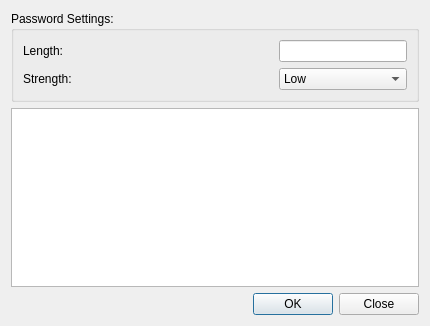
<?xml version="1.0" encoding="UTF-8"?>
<ui version="4.0">
 <class>Dialog</class>
 <widget class="QDialog" name="Dialog">
  <property name="geometry">
   <rect>
    <x>0</x>
    <y>0</y>
    <width>430</width>
    <height>326</height>
   </rect>
  </property>
  <property name="windowTitle">
   <string>Generate Random Password</string>
  </property>
  <property name="windowIcon">
   <iconset>
    <normaloff>../icons/icon.png</normaloff>../icons/icon.png</iconset>
  </property>
  <layout class="QGridLayout" name="gridLayout_2">
   <item row="0" column="0">
    <widget class="QGroupBox" name="groupBox">
     <property name="title">
      <string>Password Settings:</string>
     </property>
     <layout class="QGridLayout" name="gridLayout" columnminimumwidth="250,0">
      <item row="0" column="0">
       <widget class="QLabel" name="label">
        <property name="text">
         <string>Length:</string>
        </property>
       </widget>
      </item>
      <item row="0" column="1">
       <widget class="QLineEdit" name="length">
        <property name="text">
         <string/>
        </property>
       </widget>
      </item>
      <item row="1" column="0">
       <widget class="QLabel" name="label_2">
        <property name="text">
         <string>Strength:</string>
        </property>
       </widget>
      </item>
      <item row="1" column="1">
       <widget class="QComboBox" name="strength">
        <item>
         <property name="text">
          <string>Low</string>
         </property>
        </item>
        <item>
         <property name="text">
          <string>Medium</string>
         </property>
        </item>
        <item>
         <property name="text">
          <string>High</string>
         </property>
        </item>
       </widget>
      </item>
     </layout>
    </widget>
   </item>
   <item row="1" column="0">
    <widget class="QPlainTextEdit" name="output">
     <property name="readOnly">
      <bool>true</bool>
     </property>
    </widget>
   </item>
   <item row="2" column="0">
    <widget class="QDialogButtonBox" name="buttonBox">
     <property name="orientation">
      <enum>Qt::Horizontal</enum>
     </property>
     <property name="standardButtons">
      <set>QDialogButtonBox::Close|QDialogButtonBox::Ok</set>
     </property>
    </widget>
   </item>
  </layout>
 </widget>
 <resources/>
 <connections>
  <connection>
   <sender>buttonBox</sender>
   <signal>rejected()</signal>
   <receiver>Dialog</receiver>
   <slot>reject()</slot>
   <hints>
    <hint type="sourcelabel">
     <x>316</x>
     <y>260</y>
    </hint>
    <hint type="destinationlabel">
     <x>286</x>
     <y>274</y>
    </hint>
   </hints>
  </connection>
 </connections>
</ui>
